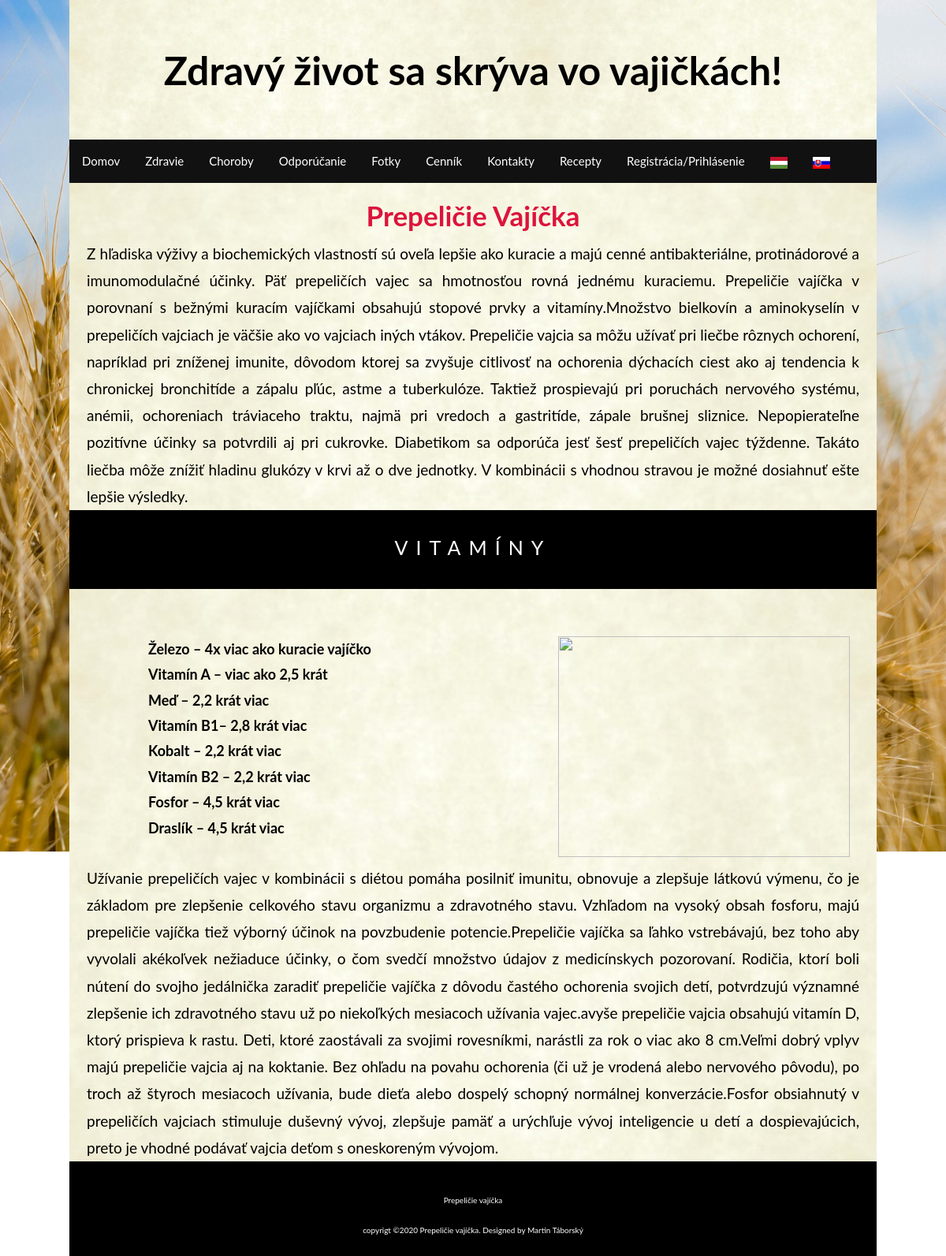
The page / on the database its author committed.
### tables this page shows
CREATE TABLE `proba` (
  `ID` int(11) NOT NULL,
  `Content-sk` text NOT NULL,
  `Content-hu` text NOT NULL
);

### index.php (the view, shortened to what this page needs)
<?php
  include_once 'includes/config.inc.php';
  include_once 'header.php';
?>
          <div class="cardv">
            <div class="keret">
            <h3>Prepeličie Vajíčka</h3>
            <?php
              $sql = "SELECT * FROM proba WHERE ID='1'";
              $result = mysqli_query($conn, $sql);
              $resultCheck = mysqli_num_rows($result);
              if($resultCheck > 0){
                if($row = mysqli_fetch_assoc($result)){
                  echo "<p class='szoveg'>".$row["Content-sk"];
                }
              }
            ?>
          </div>
        </div>
          <div class="bgimg-2">
            <div class="caption">
              <span class="border" style="background-color:transparent;text-align:center">VITAMÍNY</span>
            </div>
          </div>
          <div class="cardv">
            <div class="card">
            <?php
              $sql = "SELECT * FROM proba WHERE ID='2'";
              $result = mysqli_query($conn, $sql);
              $resultCheck = mysqli_num_rows($result);
              if($resultCheck > 0){
                if($row = mysqli_fetch_assoc($result)){
                  echo $row['Content-sk'];
                }
              }
            ?>
            </div>
		      <div class="card">
            <img align="right" src="images/home1.jpeg" width="370" height="280">
          </div>
          <div class="keret">
            <?php
              $sql = "SELECT * FROM proba WHERE ID='3'";
              $result = mysqli_query($conn, $sql);
              $resultCheck = mysqli_num_rows($result);
              if($resultCheck > 0){
                if($row = mysqli_fetch_assoc($result)){
                  echo "<p class='szoveg'>" . $row['Content-sk'];
                }
              }
            ?>
          </div>
        </div>
        <footer>
          <p class="fszoveg">Prepeličie vajíčka</p>
          <p class="fszoveg">copyrigt ©2020 Prepeličie vajíčka. Designed by Martin Táborský
        </footer>
    </div>
  </body>
</html>

### style.css (style rules this page uses)
body { background-image: url('images/img3.jpg'); background-size: 1920px 1080px; background-repeat: no-repeat; background-attachment: fixed; }
.szoveg { font-size: 19px; color: black; text-align: justify; }
.keret { background-color: transparent; width: 980px; margin: auto; }
h3 { color: crimson; font-size: 35px; text-align: center; padding-top: 10px; margin: auto; }
p { color: black; font-size: 18px; text-align:justify; margin:0; }
.kozep { color:black; font-size: 18px; font-weight: bolder; padding-left: 90px; }
.border { border-style: solid; border-color: black; border-width: 10px; width: fit-content; height: fit-content; margin: auto; }
.card { float:left; padding: 10px; margin-top: 50px; width:500px; }
.cardv { background-image: url("images/pattern.jpg"); background-size:1024px; height: auto; margin:auto; }
* { box-sizing: border-box; }
body, html { height: 100%; margin: 0; font: 400 15px/1.8 "Lato", sans-serif; color: #777; }
.bgimg-1, .bgimg-2 { position: relative; background-attachment: fixed; background-repeat: no-repeat; }
.bgimg-2 { background-color: black; min-height: 100px; }
.caption { position: absolute; left: 0; right: 0; top: 25%; width: 100%; text-align: center; }
.caption span.border { background-color: #111; color: #fff; padding: 18px; font-size: 25px; letter-spacing: 10px; }
img { vertical-align: middle; }
footer { padding: 30px; text-align: center; width: 1024px; height: 120px; background-color: black; position: relative; }
.fszoveg { padding: 10px; font-size: 10px; color: white; text-align: center; }

### rows shown on the page
proba: value "Z hľadiska výživy a biochemických vlastností sú oveľa lepšie ako kuracie a majú cenné antibakteriálne, protinádorové a imunomodulačné účinky. Päť prepeličích vajec sa hmotnosťou rovná jednému kuraciemu. Prepeličie vajíčka v porovnaní s bežnými kuracím vajíčkami obsahujú stopové prvky a vitamíny.Množstvo bielkovín a aminokyselín v prepeličích vajciach je väčšie ako vo vajciach iných vtákov. Prepeličie vajcia sa môžu užívať pri liečbe rôznych ochorení, napríklad pri zníženej imunite, dôvodom ktorej sa zvyšuje citlivosť na ochorenia dýchacích ciest ako aj tendencia k chronickej bronchitíde a zápalu pľúc, astme a tuberkulóze. Taktiež prospievajú pri poruchách nervového systému, anémii,…"
proba: value "Železo – 4x viac ako kuracie vajíčko Vitamín A – viac ako 2,5 krát Meď – 2,2 krát viac Vitamín B1– 2,8 krát viac Kobalt – 2,2 krát viac Vitamín B2 – 2,2 krát viac Fosfor – 4,5 krát viac Draslík – 4,5 krát viac"
proba: value "Užívanie prepeličích vajec v kombinácii s diétou pomáha posilniť imunitu, obnovuje a zlepšuje látkovú výmenu, čo je základom pre zlepšenie celkového stavu organizmu a zdravotného stavu. Vzhľadom na vysoký obsah fosforu, majú prepeličie vajíčka tiež výborný účinok na povzbudenie potencie.Prepeličie vajíčka sa ľahko vstrebávajú, bez toho aby vyvolali akékoľvek nežiaduce účinky, o čom svedčí množstvo údajov z medicínskych pozorovaní. Rodičia, ktorí boli nútení do svojho jedálnička zaradiť prepeličie vajíčka z dôvodu častého ochorenia svojich detí, potvrdzujú významné zlepšenie ich zdravotného stavu už po niekoľkých mesiacoch užívania vajec.avyše prepeličie vajcia obsahujú vitamín D, ktorý…"
